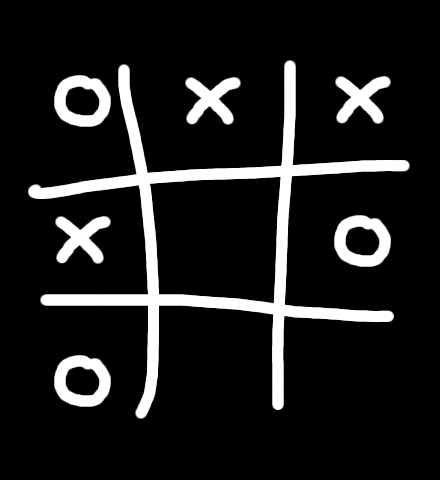
#> input picture contours_tictactoe.png, 440 x 480 px, found by its file name
$ jupyter execute tic_tac_toe.ipynb   (older library calls are emulated)
#> lines starting #> are read from the running program, lines starting #| are printed output that depends on the picture; after the words box and inside, x2 and y2 are one past the last pixel; in counts of white or black regions, pixels touching at a corner belong together; long printed decimals are rounded
[cell 1]
import cv2
import numpy as np
import imutils
print("Header files!")

[cell 2]
image = cv2.imread("/home/arpit/Pyimage Guru/contours_tictactoe.png")
#> image is the input picture: shape (480, 440, 3); min 0, max 255, mean 29.5
print(image.shape)
#| (480, 440, 3)

[cell 3]
gray = cv2.cvtColor(image, cv2.COLOR_BGR2GRAY)
print(gray.shape)
#| (480, 440)

[cell 4]
#find contours
cnts = cv2.findContours(gray.copy(), cv2.RETR_EXTERNAL, cv2.CHAIN_APPROX_SIMPLE)
#> cnts = 7 contours; box (x1, y1, x2, y2) and area: (28, 60, 410, 419) 29898, (54, 355, 111, 407) 2402, (334, 215, 391, 267) 2402, (54, 75, 111, 127) 2402, (55, 216, 111, 264) 1452, (185, 77, 241, 125) 1452, (335, 76, 391, 124) 1452
cnts = cnts[0] if imutils.is_cv2() else cnts[1]

for c in cnts:
    area = cv2.contourArea(c)
    (x,y,w,h) = cv2.boundingRect(c)

    #find convex hull
    hull = cv2.convexHull(c)
    hullArea = cv2.contourArea(hull)
    solidity = area/float(hullArea)

    char = "?"

    if solidity > 0.9:
        char = "O"
    elif(solidity>0.5):
        char = "X"

    if(char!="?"):
        cv2.drawContours(image, [c], -1, (0,255,0), 2)
        cv2.putText(image, char, (x, y - 10), cv2.FONT_HERSHEY_SIMPLEX, 1.25, (0, 255, 0), 4)
#> this loop made 7 passes
#> (area, x, y, w, h, hullArea, solidity, char) on passes 1 to 7: (2402.5, 54, 355, 57, 52, 2443.5, 0.983, 'O'), (1452, 55, 216, 56, 48, 2417, 0.601, 'X'), (2402.5, 334, 215, 57, 52, 2443.5, 0.983, 'O'), (1452, 185, 77, 56, 48, 2417, 0.601, 'X'), (1452, 335, 76, 56, 48, 2417, 0.601, 'X'), (2402.5, 54, 75, 57, 52, 2443.5, 0.983, 'O'), (29898.5, 28, 60, 382, 359, 107155, 0.279, '?')
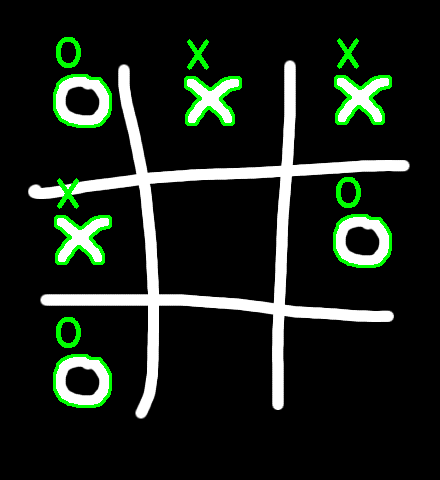
#> image: shape (480, 440, 3); 3% of pixels changed, all inside (x1, y1, x2, y2) = (53, 37, 392, 408)

cv2.imshow("Image", image)
cv2.waitKey(0)
#> Out = 27

[cell 5]
image = cv2.imread("/home/arpit/Pyimage Guru/more_shapes_example.png")
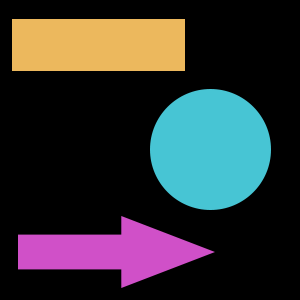
#> input picture more_shapes_example.png, 300 x 300 px, found by its file name
#> image is the input picture: shape (300, 300, 3); mean B, G, R 51.9, 49.8, 48.8
gray = cv2.cvtColor(image, cv2.COLOR_BGR2GRAY)
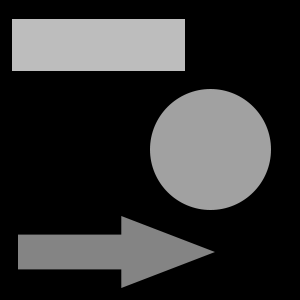
#> gray: shape (300, 300); min 0, max 189, mean 49.7

print(gray.shape)
#| (300, 300)

[cell 6]
#find contours
cnts = cv2.findContours(gray.copy(), cv2.RETR_EXTERNAL, cv2.CHAIN_APPROX_SIMPLE)
#> cnts = 3 contours; box (x1, y1, x2, y2) and area: (150, 89, 271, 210) 11544, (12, 19, 185, 71) 8772, (18, 216, 215, 288) 6985
cnts = cnts[0] if imutils.is_cv2() else cnts[1]

i = 0

for c in cnts:
    (x,y,w,h) = cv2.boundingRect(c)
    area = cv2.contourArea(c)

    aspectRatio = float(w)/float(h)
    extent = area/float(w*h)

    hull = cv2.convexHull(c)
    hullArea = cv2.contourArea(hull)
    solidity = area/float(hullArea)

    print()
    print("Contour")
    print()

    print(aspectRatio)
    print(extent)
    print(solidity)

    if(i==0):
        cv2.rectangle(image, (x,y), (x+w,y+h), (0,255,0), -1)
        i=1
    elif(i==1):
        cv2.rectangle(image, (x,y), (x+w,y+h), (255,0,0), -1)
        i=2
    else:
        cv2.rectangle(image, (x,y), (x+w,y+h), (0,0,255), -1)
#> this loop made 3 passes
#> (x, y, w, h, area, aspectRatio, extent, hullArea) on passes 1 to 2: (18, 216, 197, 72, 6985, 2.74, 0.492, 8923.5), (150, 89, 121, 121, 11544, 1, 0.788, 11616)
#> (c, x, y, w, h, area, aspectRatio, extent) on pass 3: ([[12, 19], [12, 70], [184, 70], [184, 19]], 12, 19, 173, 52, 8772, 3.33, 0.975)
#| Contour
#| 2.736
#| 0.4925
#| 0.7828
#| Contour
#| 1.0
#| 0.7885
#| 0.9938
#| Contour
#| 3.327
#> (further printed lines are left out)
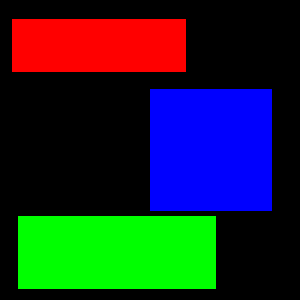
#> image: shape (300, 300, 3); mean B, G, R 42.2, 41, 26.1
#> after the loop, i = 2

cv2.imshow("Image", image)
cv2.waitKey(0)
#> Out = 27
